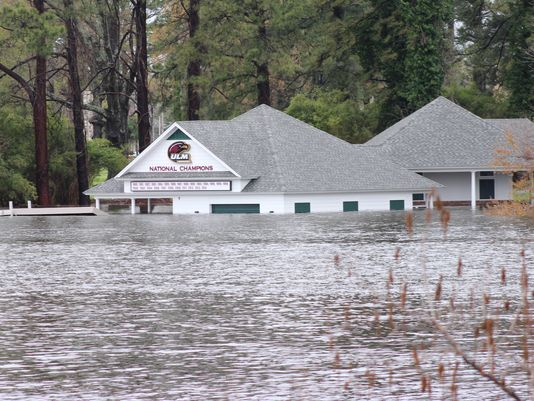
#> input picture easy/flood_easy.jpg, 534 x 401 px
$ python HoughTrans.py
#> lines starting #> are read from the running program, lines starting #| are printed output that depends on the picture
from skimage.transform import (hough_line, hough_line_peaks, probabilistic_hough_line)
from skimage import data, io, color, feature, filters, exposure
import numpy as np
import matplotlib.pyplot as plt
import os

# Load image
filepath = "easy/flood_easy.jpg"
name = os.path.splitext(os.path.basename(filepath))[0]

image = io.imread(filepath)
#> image is the input picture: shape (401, 534, 3); mean R, G, B 135, 133.2, 132.5

# Pre-processing
img_gray = color.rgb2gray(image) # Convert to grayscale
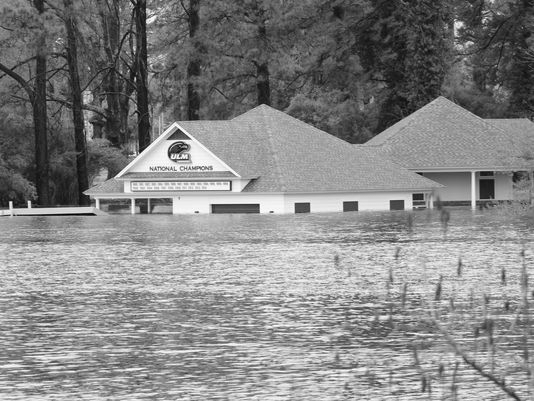
#> img_gray: shape (401, 534) float64; min 0.0025, max 1, mean 0.524
img_gray = exposure.adjust_gamma(img_gray) # Contrast correction


# Edge detection
edges = feature.canny(img_gray, sigma=2) # Canny
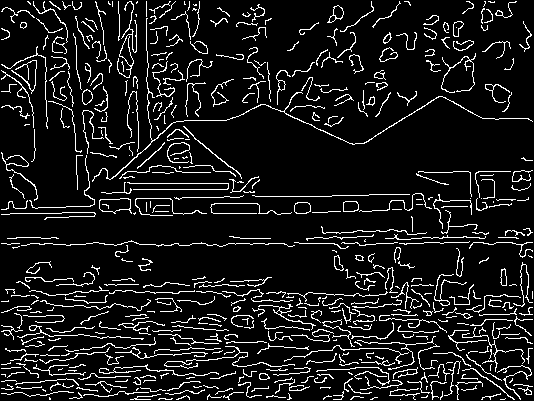
#> edges: shape (401, 534) bool; 10% white in thin lines or dots
# edges = filters.sobel(img_gray) # Use Sobel

# Hough transformation
h, theta, d = hough_line(edges)
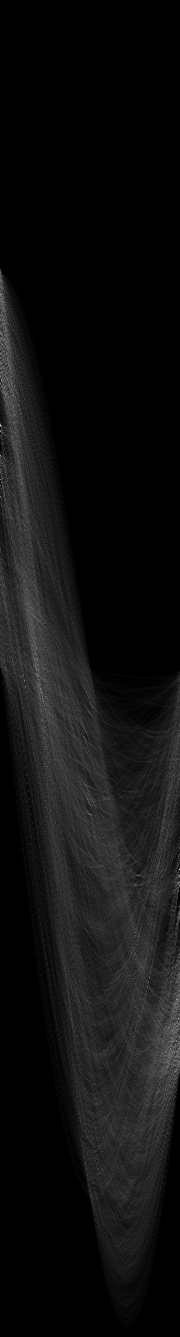
#> h: shape (1337, 180) uint64; min 0, max 235, mean 16
#> theta = 180 values from -1.57 to 1.55; d = 1337 values from -668 to 668

fig, (ax1, ax2, ax3, ax4) = plt.subplots(1, 4, figsize=(30,30))

ax1.imshow(image, cmap=plt.cm.gray)
ax1.set_title('Input image')
ax1.set_axis_off()

ax2.imshow(edges, cmap=plt.cm.gray)
ax2.set_title('Detect edges')
ax2.set_axis_off()

ax3.imshow(h, cmap=plt.cm.gray, aspect=100)
ax3.set_title('Hough transform')
ax3.set_xlabel('Angles (degrees)')
ax3.set_ylabel('Distance (pixels)')
ax3.axis('image')

ax4.imshow(image, cmap=plt.cm.gray)
rows, cols = edges.shape
#> rows = 401; cols = 534
for _, angle, dist in zip(*hough_line_peaks(h, theta, d, num_peaks=1)):
    y0 = (dist - 0 * np.cos(angle)) / np.sin(angle)
    y1 = (dist - cols * np.cos(angle)) / np.sin(angle)
    ax4.plot((0, cols), (y0, y1), '-r')
#> this loop made 1 pass
#> (angle, dist, y0, y1) on pass 1: (1.55, 201, 201, 191.7)
ax4.axis((0, cols, rows, 0))
ax4.set_title('Detected lines')
ax4.set_axis_off()
plt.show()
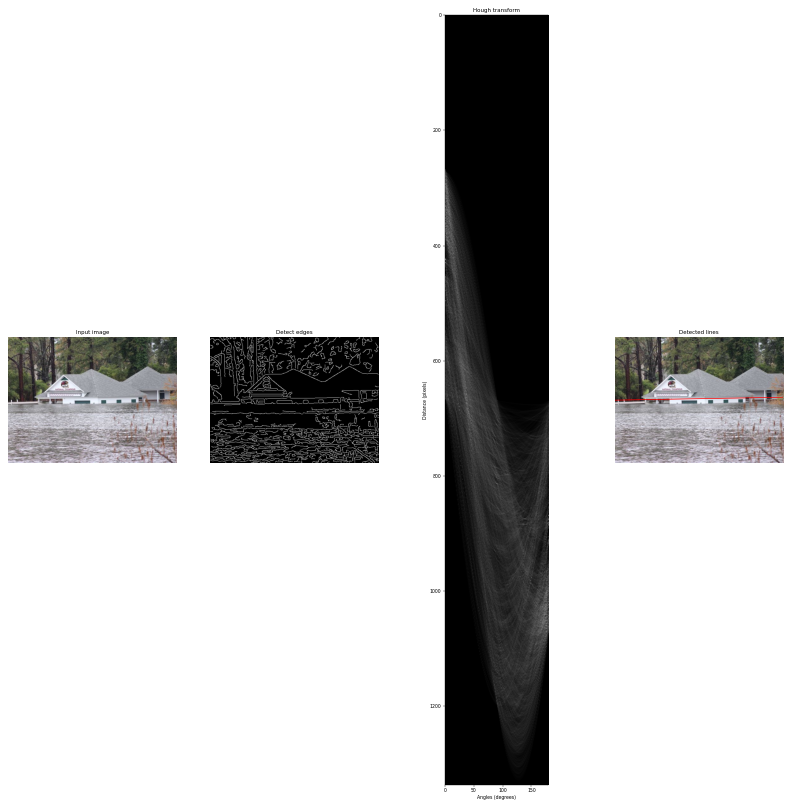
#> figure drawn by matplotlib, 4 panels

#plt.savefig('easy/' + name + '_result')
